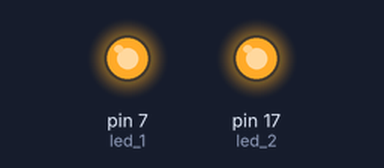
Simulated run of this program. Board: MicroPython board. Shown: output pins drawn as LEDs (lit = HIGH). At 0.0 s the program stops and its outputs stay as they are.

Above: at 0.1 s.
Timing chart, 0 to 1.5 s (numbered marks = the images above):
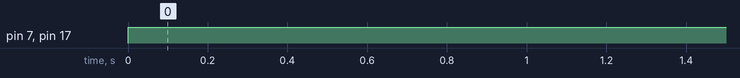

Measured:
- by itself, pin 7 (led_1), pin 17 (led_2): LOW → HIGH at 0.00 s

The program:

sample_2.py
```python
# import 'Pin' (to manipulate pins) from 'machine' module...
from machine import Pin

# definition of 2 leds at respectively pin 7 and 13...
led_1 = Pin(7, Pin.OUT)
led_2 = Pin(17, Pin.OUT)

# definition of the luminosity value of each led
led_1.value(0.5)
led_2.value(0.5)
```
